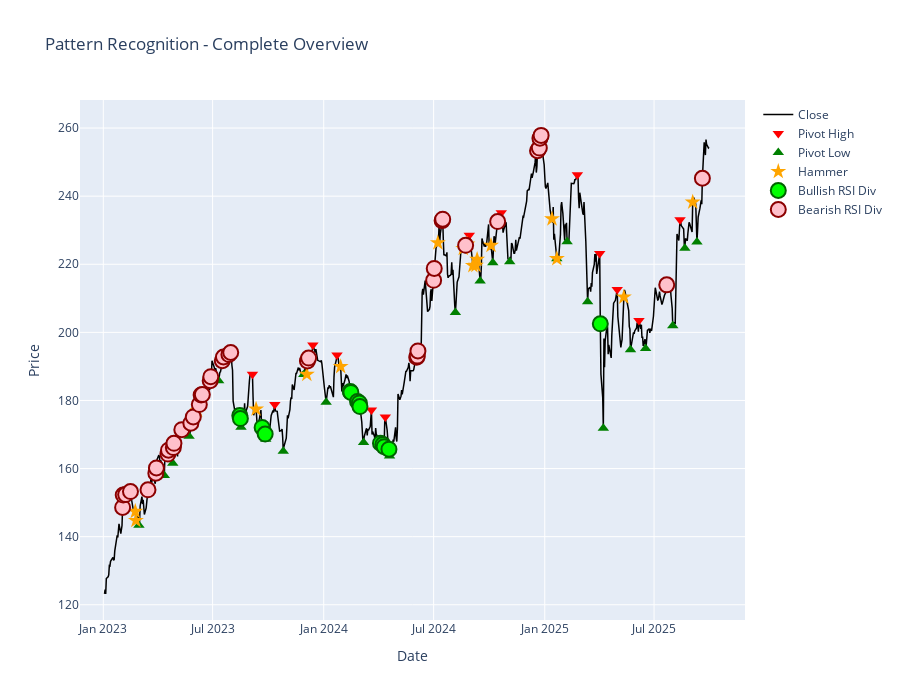

This figure's notebook cell:
### Markdown cell above
## Combined View - All Pattern Indicators

### Code cell
fig = go.Figure()

# Price
fig.add_trace(go.Scatter(x=df["date"], y=df["close"], name="Close", line={"color": "black", "width": 1.5}))

# Pivot highs (red triangles) - forward-looking, for labels
pivot_highs = df[df["PivotHigh"] == 1]
fig.add_trace(
    go.Scatter(
        x=pivot_highs["date"],
        y=pivot_highs["close"],
        mode="markers",
        name="Pivot High",
        marker={"color": "red", "size": 10, "symbol": "triangle-down"},
    )
)

# Pivot lows (green triangles) - forward-looking, for labels
pivot_lows = df[df["PivotLow"] == 1]
fig.add_trace(
    go.Scatter(
        x=pivot_lows["date"],
        y=pivot_lows["close"],
        mode="markers",
        name="Pivot Low",
        marker={"color": "green", "size": 10, "symbol": "triangle-up"},
    )
)

# Hammer patterns (orange stars) - backward-looking, safe for features
hammers = df[df["hammer"] == 100]
fig.add_trace(
    go.Scatter(
        x=hammers["date"],
        y=hammers["close"],
        mode="markers",
        name="Hammer",
        marker={"color": "orange", "size": 12, "symbol": "star"},
    )
)

# Bullish RSI divergences (large green circles) - backward-looking, safe for features
bullish_divs = df[df["Bullish_Divergence"] == 1]
fig.add_trace(
    go.Scatter(
        x=bullish_divs["date"],
        y=bullish_divs["close"],
        mode="markers",
        name="Bullish RSI Div",
        marker={"color": "lime", "size": 15, "symbol": "circle", "line": {"color": "darkgreen", "width": 2}},
    )
)

# Bearish RSI divergences (large red circles) - backward-looking, safe for features
bearish_divs = df[df["Bearish_Divergence"] == 1]
fig.add_trace(
    go.Scatter(
        x=bearish_divs["date"],
        y=bearish_divs["close"],
        mode="markers",
        name="Bearish RSI Div",
        marker={"color": "pink", "size": 15, "symbol": "circle", "line": {"color": "darkred", "width": 2}},
    )
)

fig.update_layout(
    height=700, title_text="Pattern Recognition - Complete Overview", xaxis_title="Date", yaxis_title="Price"
)
fig.show()

print("\n=== Pattern Summary ===")
print(f"Pivot Highs: {(df['PivotHigh'] == 1).sum()} (forward-looking, ML labels only)")
print(f"Pivot Lows: {(df['PivotLow'] == 1).sum()} (forward-looking, ML labels only)")
print(f"Hammer: {(df['hammer'] == 100).sum()} (backward-looking, safe for ML features)")
print(f"Bullish RSI Div: {(df['Bullish_Divergence'] == 1).sum()} (backward-looking, safe for ML features)")
print(f"Bearish RSI Div: {(df['Bearish_Divergence'] == 1).sum()} (backward-looking, safe for ML features)")

### Figure 1 — Plotly figure (JSON) as saved in the notebook; plotly's stock layout.template omitted (floating-point values rounded to 4 significant figures; data arrays with more than 128 entries replaced by an {"elided": "..."} marker saying what was removed)
{"data": [{"line": {"color": "black", "width": 1.5}, "name": "Close", "type": "scatter", "x": {"elided": "688 str values"}, "y": {"elided": "688 float values"}}, {"marker": {"color": "red", "size": 10, "symbol": "triangle-down"}, "mode": "markers", "name": "Pivot High", "type": "scatter", "x": ["2023-02-15T00:00:00.000000000", "2023-07-31T00:00:00.000000000", "2023-09-05T00:00:00.000000000", "2023-10-12T00:00:00.000000000", "2023-12-14T00:00:00.000000000", "2024-01-23T00:00:00.000000000", "2024-03-20T00:00:00.000000000", "2024-04-12T00:00:00.000000000", "2024-07-16T00:00:00.000000000", "2024-08-29T00:00:00.000000000", "2024-10-21T00:00:00.000000000", "2024-12-26T00:00:00.000000000", "2025-02-24T00:00:00.000000000", "2025-04-02T00:00:00.000000000", "2025-05-01T00:00:00.000000000", "2025-06-06T00:00:00.000000000", "2025-08-13T00:00:00.000000000"], "y": [153.3, 194.1, 187.7, 178.8, 196.3, 193.4, 177.2, 175.1, 233.2, 228.5, 235.2, 257.9, 246.3, 223.1, 212.6, 203.5, 233.1]}, {"marker": {"color": "green", "size": 10, "symbol": "triangle-up"}, "mode": "markers", "name": "Pivot Low", "type": "scatter", "x": ["2023-03-01T00:00:00.000000000", "2023-04-12T00:00:00.000000000", "2023-04-26T00:00:00.000000000", "2023-05-23T00:00:00.000000000", "2023-07-11T00:00:00.000000000", "2023-08-17T00:00:00.000000000", "2023-09-27T00:00:00.000000000", "2023-10-26T00:00:00.000000000", "2023-11-29T00:00:00.000000000", "2024-01-05T00:00:00.000000000", "2024-03-07T00:00:00.000000000", "2024-04-19T00:00:00.000000000", "2024-08-06T00:00:00.000000000", "2024-09-16T00:00:00.000000000", "2024-10-07T00:00:00.000000000", "2024-11-04T00:00:00.000000000", "2025-01-21T00:00:00.000000000", "2025-02-07T00:00:00.000000000", "2025-03-13T00:00:00.000000000", "2025-04-08T00:00:00.000000000", "2025-05-23T00:00:00.000000000", "2025-06-17T00:00:00.000000000", "2025-08-01T00:00:00.000000000", "2025-08-21T00:00:00.000000000", "2025-09-10T00:00:00.000000000"], "y": [143.4, 158.0, 161.6, 169.5, 185.8, 172.1, 168.6, 165.1, 187.6, 179.5, 167.6, 163.7, 205.8, 215.1, 220.4, 220.8, 221.6, 226.6, 209.0, 171.8, 194.9, 195.2, 202.0, 224.7, 226.6]}, {"marker": {"color": "orange", "size": 12, "symbol": "star"}, "mode": "markers", "name": "Hammer", "type": "scatter", "x": ["2023-02-23T00:00:00.000000000", "2023-02-24T00:00:00.000000000", "2023-06-06T00:00:00.000000000", "2023-09-11T00:00:00.000000000", "2023-12-04T00:00:00.000000000", "2024-01-29T00:00:00.000000000", "2024-07-08T00:00:00.000000000", "2024-08-19T00:00:00.000000000", "2024-08-26T00:00:00.000000000", "2024-09-04T00:00:00.000000000", "2024-09-09T00:00:00.000000000", "2024-09-11T00:00:00.000000000", "2024-10-04T00:00:00.000000000", "2025-01-13T00:00:00.000000000", "2025-01-21T00:00:00.000000000", "2025-05-12T00:00:00.000000000", "2025-09-03T00:00:00.000000000"], "y": [147.4, 144.8, 177.1, 177.4, 187.7, 189.9, 226.3, 224.6, 225.9, 219.6, 219.7, 221.4, 225.5, 233.3, 221.6, 210.3, 238.2]}, {"marker": {"color": "lime", "line": {"color": "darkgreen", "width": 2}, "size": 15, "symbol": "circle"}, "mode": "markers", "name": "Bullish RSI Div", "type": "scatter", "x": ["2023-08-15T00:00:00.000000000", "2023-08-16T00:00:00.000000000", "2023-09-21T00:00:00.000000000", "2023-09-26T00:00:00.000000000", "2024-02-14T00:00:00.000000000", "2024-02-15T00:00:00.000000000", "2024-02-26T00:00:00.000000000", "2024-02-29T00:00:00.000000000", "2024-03-01T00:00:00.000000000", "2024-04-04T00:00:00.000000000", "2024-04-08T00:00:00.000000000", "2024-04-10T00:00:00.000000000", "2024-04-18T00:00:00.000000000", "2025-04-03T00:00:00.000000000"], "y": [175.6, 174.7, 172.1, 170.1, 182.7, 182.4, 179.7, 179.3, 178.2, 167.5, 167.1, 166.4, 165.7, 202.5]}, {"marker": {"color": "pink", "line": {"color": "darkred", "width": 2}, "size": 15, "symbol": "circle"}, "mode": "markers", "name": "Bearish RSI Div", "type": "scatter", "x": ["2023-02-02T00:00:00.000000000", "2023-02-03T00:00:00.000000000", "2023-02-07T00:00:00.000000000", "2023-02-15T00:00:00.000000000", "2023-03-16T00:00:00.000000000", "2023-03-29T00:00:00.000000000", "2023-03-30T00:00:00.000000000", "2023-04-18T00:00:00.000000000", "2023-04-19T00:00:00.000000000", "2023-04-27T00:00:00.000000000", "2023-04-28T00:00:00.000000000", "2023-05-11T00:00:00.000000000", "2023-05-26T00:00:00.000000000", "2023-05-30T00:00:00.000000000", "2023-06-09T00:00:00.000000000", "2023-06-12T00:00:00.000000000", "2023-06-14T00:00:00.000000000", "2023-06-27T00:00:00.000000000", "2023-06-28T00:00:00.000000000", "2023-07-17T00:00:00.000000000", "2023-07-19T00:00:00.000000000", "2023-07-28T00:00:00.000000000", "2023-07-31T00:00:00.000000000", "2023-12-05T00:00:00.000000000", "2023-12-07T00:00:00.000000000", "2024-06-03T00:00:00.000000000", "2024-06-04T00:00:00.000000000", "2024-06-05T00:00:00.000000000", "2024-07-01T00:00:00.000000000", "2024-07-02T00:00:00.000000000", "2024-07-15T00:00:00.000000000", "2024-07-16T00:00:00.000000000", "2024-08-23T00:00:00.000000000", "2024-10-15T00:00:00.000000000", "2024-12-20T00:00:00.000000000", "2024-12-23T00:00:00.000000000", "2024-12-24T00:00:00.000000000", "2024-12-26T00:00:00.000000000", "2025-07-22T00:00:00.000000000", "2025-09-19T00:00:00.000000000"], "y": [148.6, 152.2, 152.4, 153.3, 153.8, 158.6, 160.2, 164.2, 165.4, 166.2, 167.4, 171.4, 173.3, 175.2, 178.8, 181.6, 181.7, 185.8, 187.0, 191.7, 192.8, 193.5, 194.1, 191.6, 192.5, 192.7, 193.0, 194.5, 215.3, 218.8, 232.8, 233.2, 225.6, 232.5, 253.3, 254.1, 257.0, 257.9, 213.9, 245.3]}], "layout": {"height": 700, "title": {"text": "Pattern Recognition - Complete Overview"}, "xaxis": {"title": {"text": "Date"}}, "yaxis": {"title": {"text": "Price"}}}}
